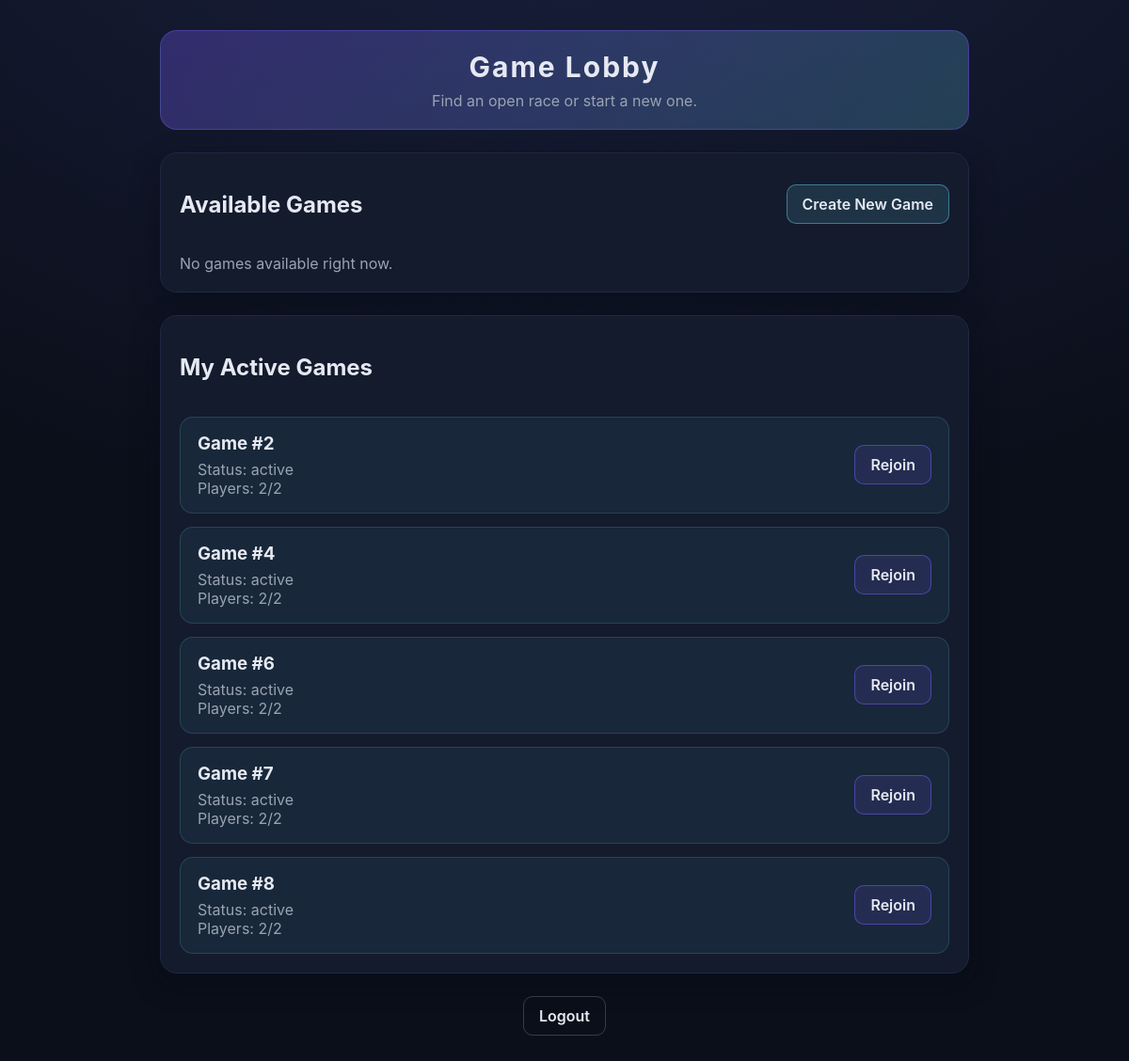
Screenshot of / (signed in) with the database file from the repository.
### game/models.py (models this page shows, shortened)
class Game(models.Model):
    STATUS_CHOICES = [
        ('waiting', 'Waiting'),
        ('active', 'Active'),
        ('finished', 'Finished'),
    ]
    MAX_PLAYERS = 2
    TURN_TIMEOUT_SECONDS = 20
    status = models.CharField(max_length=10, choices=STATUS_CHOICES, default='waiting')
    track_length = models.PositiveIntegerField(default=100)  # in meters
    turn_number = models.PositiveIntegerField(default=1)
    created_at = models.DateTimeField(auto_now_add=True)
    current_turn = models.ForeignKey('Player', null=True, blank=True, on_delete=models.SET_NULL, related_name='current_turn_games')
    danger_fields = models.JSONField(default=generate_danger_fields)
    winner = models.ForeignKey('Player', null=True, blank=True, on_delete=models.SET_NULL, related_name='won_games')   #null=true means null values are allowed, blank=true means admin can leave field blank
    turn_deadline = models.DateTimeField(null=True, blank=True)

### game/views.py (the view)
# urls.py: path('', game_lobby, name='game_lobby'),      #name let's you link URLs in views/templates by name
@login_required
def game_lobby(request):
    available_games = Game.objects.filter(status="waiting")
    active_games = Game.objects.filter(status="active", players__user=request.user).distinct()
    context = {
        "available_games": available_games,
        "active_games": active_games,
    }
    return render(request, "game/gamelobby.html", context)

### game/templates/game/gamelobby.html (shortened to what this page needs)
<!DOCTYPE html>
<html lang="en">
<head>
    {% load static %}
    <link rel="stylesheet" href="{% static 'game/lobby.css' %}">
</head>
<body>
    <div class="lobby-layout">
        <header class="lobby-header">
            <h1>Game Lobby</h1>
            <p>Find an open race or start a new one.</p>
        </header>
        <section class="lobby-panel">
            <div class="panel-header">
                <h2>Available Games</h2>
                <a class="primary-btn" href="{% url 'create_game' %}">Create New Game</a>
            </div>
            {% if available_games %}
                <ul class="game-list">
                {% for game in available_games %}
                    <li class="game-card">
                        <div>
                            <h3>Game #{{ game.id }}</h3>
                            <p>Players: {{ game.players.count }}/2</p>
                        </div>
                        <a class="secondary-btn" href="{% url 'join_game' game.id %}">Join</a>
                    </li>
                {% endfor %}
                </ul>
            {% else %}
                <p class="empty-state">No games available right now.</p>
            {% endif %}
        </section>
        <section class="lobby-panel">
            <div class="panel-header">
                <h2>My Active Games</h2>
            </div>
            {% if active_games %}
                <ul class="game-list">
                {% for game in active_games %}
                    <li class="game-card">
                        <div>
                            <h3>Game #{{ game.id }}</h3>
                            <p>Status: {{ game.status }}</p>
                            <p>Players: {{ game.players.count }}/2</p>
                        </div>
                        <a class="secondary-btn" href="{% url 'game_view' game.id %}">Rejoin</a>
                    </li>
                {% endfor %}
                </ul>
            {% else %}
                <p class="empty-state">You are not in any active games right now.</p>
            {% endif %}
        </section>
        <footer class="lobby-footer">
            <a class="ghost-btn" href="{% url 'logout' %}">Logout</a>
        </footer>
    </div>
</body>
</html>

### game/static/game/lobby.css (style rules this page uses)
* { box-sizing: border-box; }
:root { --bg: #0b0f1a; --panel: #141b2d; --panel-border: #1f2942; --text: #e6e9f2; --muted: #9aa3b2; --accent: #6ee7ff; --accent-2: #7c5cff; }
body { margin: 0; font-family: "Inter", "Segoe UI", system-ui, sans-serif; background: radial-gradient(1200px 800px at 50% -20%, #1a2140, var(--bg)); color: var(--text); min-height: 100vh; }
.lobby-layout { max-width: 900px; margin: 0 auto; padding: 32px 20px 48px; display: grid; gap: 24px; }
.lobby-header { text-align: center; padding: 20px; border-radius: 18px; background: linear-gradient(135deg, rgba(124, 92, 255, 0.3), rgba(110, 231, 255, 0.2)); border: 1px solid rgba(124, 92, 255, 0.35); }
.lobby-header h1 { margin: 0; font-size: 30px; letter-spacing: 2px; }
.lobby-header p { margin: 8px 0 0; color: var(--muted); }
.lobby-panel { background: var(--panel); border: 1px solid var(--panel-border); border-radius: 18px; padding: 20px; box-shadow: 0 10px 30px rgba(6, 10, 20, 0.4); }
.panel-header { display: flex; align-items: center; justify-content: space-between; gap: 16px; flex-wrap: wrap; }
.game-list { list-style: none; padding: 0; margin: 18px 0 0; display: grid; gap: 14px; }
.game-card { display: flex; align-items: center; justify-content: space-between; padding: 16px 18px; border-radius: 14px; border: 1px solid rgba(110, 231, 255, 0.15); background: rgba(110, 231, 255, 0.06); }
.game-card h3 { margin: 0 0 6px; }
.game-card p { margin: 0; color: var(--muted); }
.empty-state { margin: 18px 0 0; color: var(--muted); }
.primary-btn, .secondary-btn, .ghost-btn { text-decoration: none; color: var(--text); font-weight: 600; padding: 10px 16px; border-radius: 10px; border: 1px solid rgba(110, 231, 255, 0.4); background: rgba(110, 231, 255, 0.12); transition: transform 0.15s ease, box-shadow 0.15s ease, opacity 0.15s ease; }
.secondary-btn { border-color: rgba(124, 92, 255, 0.5); background: rgba(124, 92, 255, 0.12); }
.ghost-btn { border-color: rgba(154, 163, 178, 0.3); background: transparent; }
.lobby-footer { display: flex; justify-content: center; }

### rows the page displays
Game: id "2", status "active", players.count "2"
Game: id "4", status "active", players.count "2"
Game: id "6", status "active", players.count "2"
Game: id "7", status "active", players.count "2"
Game: id "8", status "active", players.count "2"
